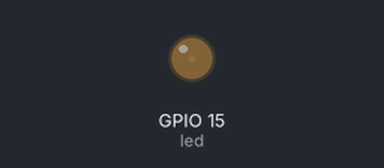
Recording of a program running on a simulated ESP32 board running MicroPython. Shown: output pins drawn as LEDs (lit = HIGH). What the program prints to the serial console is not drawn.

Above: at 0.05 s.
At 1.3 s:
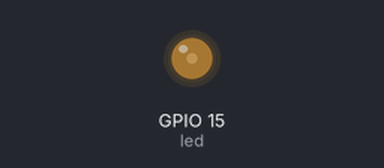
At 2.6 s:
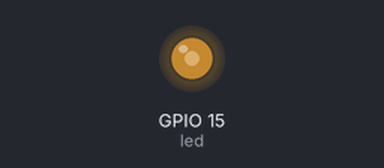
At 5.2 s:
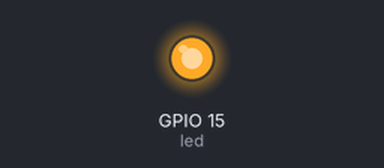
Timing chart, 0 to 6.8 s (numbered marks = the images above):
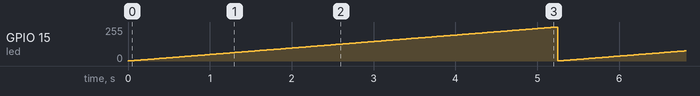

The program:

led_dimmer.py
```python
from machine import Pin, PWM
from time import sleep
frequency = 5000
led = PWM(Pin(15), frequency)
while True:
    for duty_cycle in range(0, 1024):
        led.duty(duty_cycle)
        print(duty_cycle)
        sleep(0.005)
```

Measured:
- by itself, GPIO 15 (led): ramps from 1/255 to 255/255 and jumps back, once every 5.2 s
